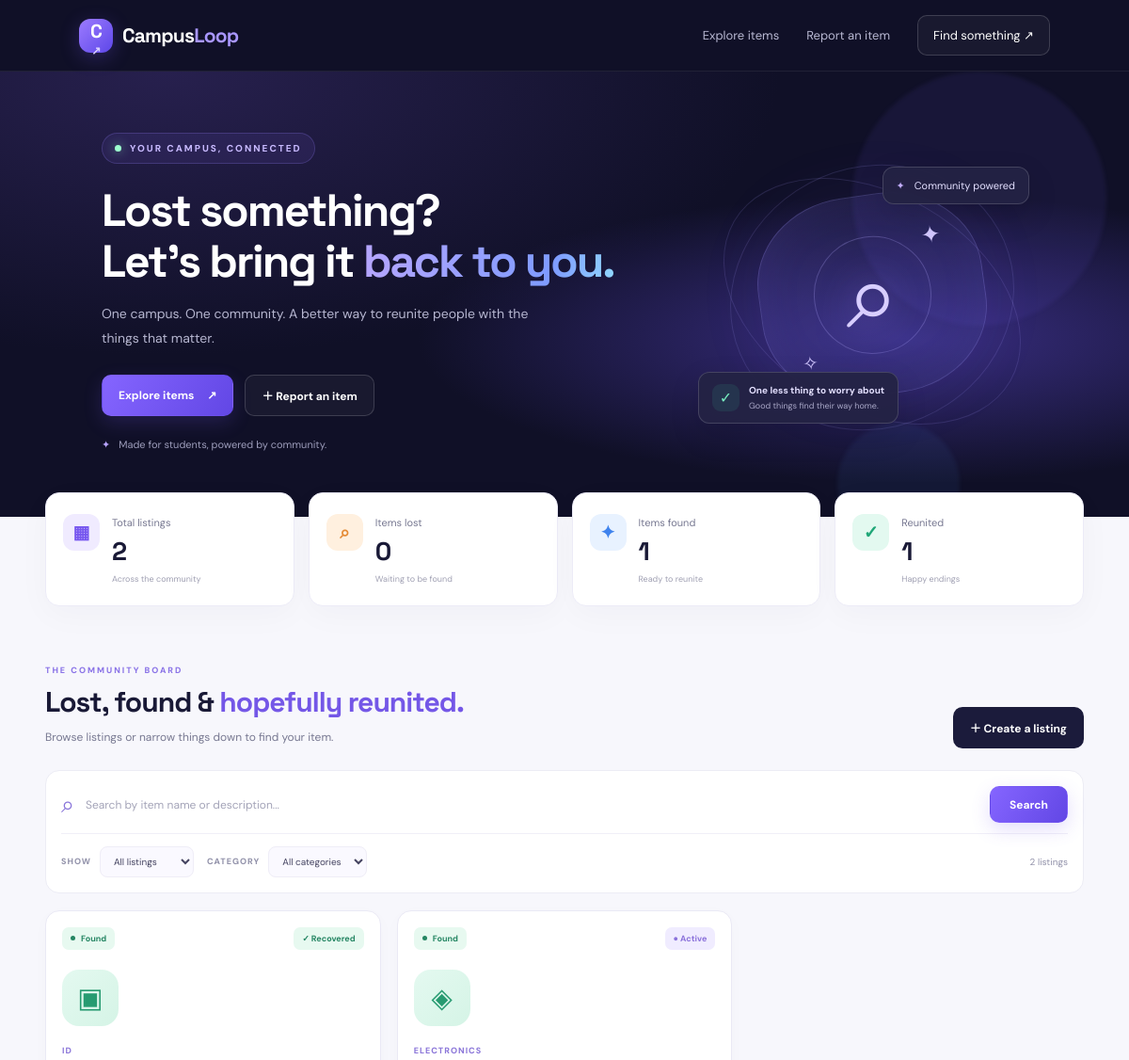
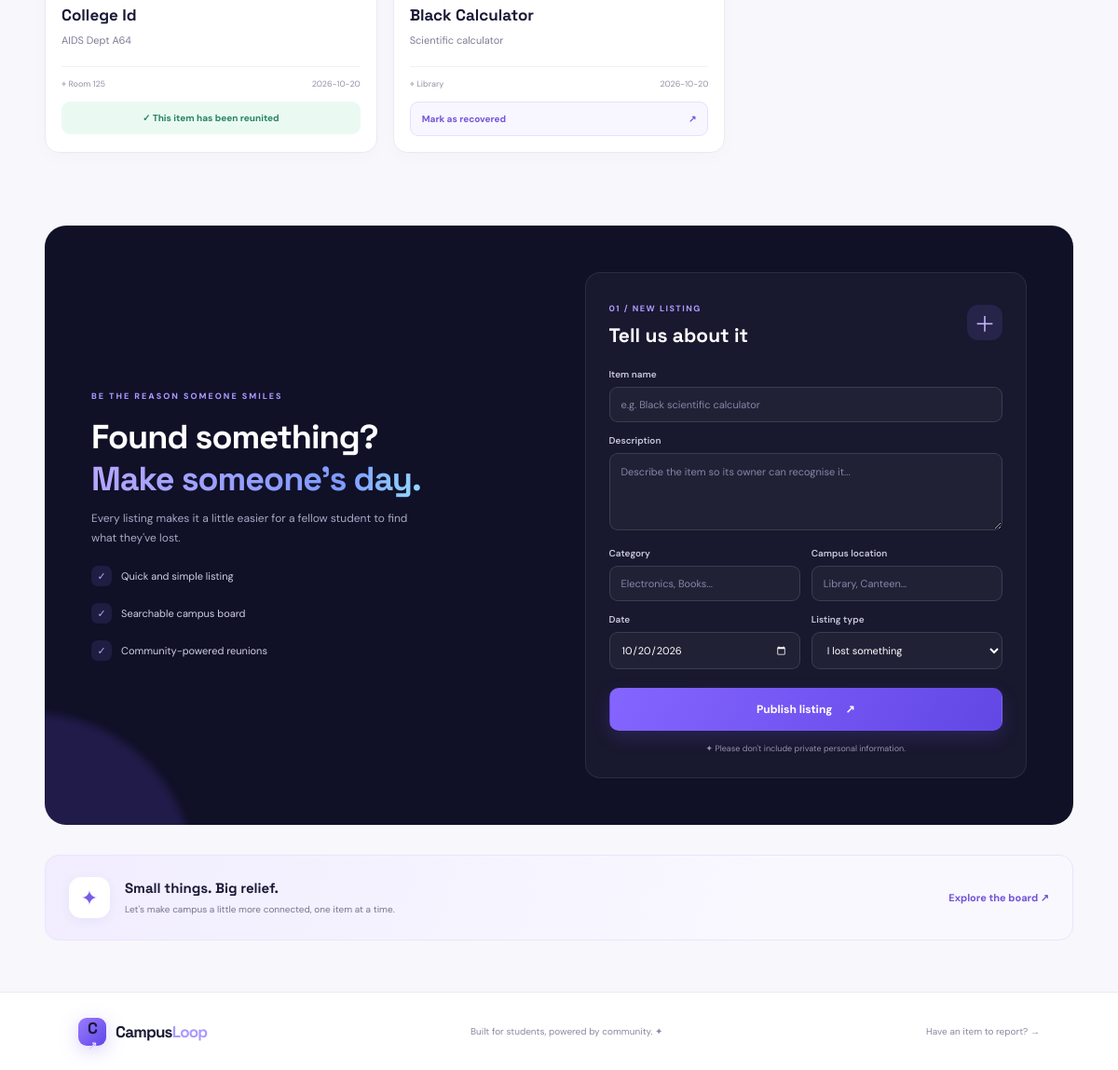
The page / on the database its author committed (2 pictures, top to bottom).
### tables this page shows
CREATE TABLE items (
                id INTEGER PRIMARY KEY AUTOINCREMENT,
                title TEXT NOT NULL,
                description TEXT NOT NULL,
                category TEXT NOT NULL,
                location TEXT NOT NULL,
                date TEXT NOT NULL,
                kind TEXT NOT NULL,
                status TEXT NOT NULL DEFAULT 'Active'
            );

### app.py (the view)
@app.route("/")
def home():
    q = request.args.get("q", "").strip()
    with connect_db() as con:
        items = con.execute("""
            SELECT * FROM items
            WHERE title LIKE ? OR description LIKE ?
            ORDER BY id DESC
        """, (f"%{q}%", f"%{q}%")).fetchall()
        stats = con.execute("""
            SELECT COUNT(*) AS total,
            SUM(CASE WHEN kind='Lost' AND status='Active' THEN 1 ELSE 0 END) AS lost,
            SUM(CASE WHEN kind='Found' AND status='Active' THEN 1 ELSE 0 END) AS found,
            SUM(CASE WHEN status='Recovered' THEN 1 ELSE 0 END) AS recovered
            FROM items
        """).fetchone()
    return render_template("index.html", items=items, stats=stats, q=q)

### app.py (called while the page is built)
def connect_db():
    con = sqlite3.connect(DB)
    con.row_factory = sqlite3.Row
    return con

### templates/index.html (shortened to what this page needs)
<!DOCTYPE html>
<html lang="en">
<head>
    <link rel="stylesheet"
          href="{{ url_for('static', filename='style.css') }}">
</head>
<body>
<nav class="navbar">
    <a href="/" class="brand">
        <span class="brand-icon">C<span>↗</span></span>
        <span>Campus<span class="brand-accent">Loop</span></span>
    </a>
    <div class="nav-links">
        <a href="#items">Explore items</a>
        <a href="#report">Report an item</a>
        <a href="#items" class="nav-cta">Find something <span>↗</span></a>
    </div>
</nav>
<header class="hero">
    <div class="hero-glow glow-two"></div>
    <div class="hero-content">
        <div class="eyebrow"><span class="live-dot"></span> YOUR CAMPUS, CONNECTED</div>
        <h1>Lost something?<br>Let's bring it <span class="gradient-text">back to you.</span></h1>
        <p class="hero-description">
            One campus. One community. A better way to reunite people
            with the things that matter.
        </p>
        <div class="hero-actions">
            <a href="#items" class="button button-primary">Explore items <span>↗</span></a>
            <a href="#report" class="button button-glass">＋ Report an item</a>
        </div>
        <div class="hero-note"><span>✦</span> Made for students, powered by community.</div>
    </div>
    <div class="hero-art" aria-hidden="true">
        <div class="orbit orbit-one"></div>
        <div class="orbit orbit-two"></div>
        <div class="floating-card floating-top"><span>✦</span> Community powered</div>
        <div class="hero-illustration">
            <div class="illustration-ring"></div>
            <div class="illustration-icon">⌕</div>
            <div class="illustration-spark spark-one">✦</div>
            <div class="illustration-spark spark-two">✧</div>
        </div>
        <div class="floating-card floating-bottom">
            <span class="success-icon">✓</span>
            <div><strong>One less thing to worry about</strong><small>Good things find their way home.</small></div>
        </div>
    </div>
</header>
<main class="page-container">
    <section class="stats-grid" aria-label="CampusLoop statistics">
        <article class="stat-card">
            <div class="stat-icon purple">▦</div>
            <div><p>Total listings</p><h2>{{ stats.total or 0 }}</h2><span>Across the community</span></div>
        </article>
        <article class="stat-card">
            <div class="stat-icon orange">⌕</div>
            <div><p>Items lost</p><h2>{{ stats.lost or 0 }}</h2><span>Waiting to be found</span></div>
        </article>
        <article class="stat-card">
            <div class="stat-icon blue">✦</div>
            <div><p>Items found</p><h2>{{ stats.found or 0 }}</h2><span>Ready to reunite</span></div>
        </article>
        <article class="stat-card">
            <div class="stat-icon green">✓</div>
            <div><p>Reunited</p><h2>{{ stats.recovered or 0 }}</h2><span>Happy endings</span></div>
        </article>
    </section>
    <section class="section-heading" id="items">
        <div>
            <div class="section-kicker">THE COMMUNITY BOARD</div>
            <h2>Lost, found & <span class="text-gradient">hopefully reunited.</span></h2>
            <p>Browse listings or narrow things down to find your item.</p>
        </div>
        <a class="button button-dark" href="#report">＋ Create a listing</a>
    </section>
    <section class="filter-panel">
        <form action="/" method="get" id="searchForm" class="search-form">
            <span class="search-icon">⌕</span>
            <input type="search" id="searchInput" name="q" value="{{ q }}"
                   placeholder="Search by item name or description..."
                   aria-label="Search items">
            <button class="button button-primary search-button" type="submit">Search</button>
        </form>
        <div class="filter-row">
            <div class="filter-group">
                <label for="typeFilter">SHOW</label>
                <select id="typeFilter">
                    <option value="all">All listings</option>
                </select>
            </div>
            <div class="filter-group">
                <label for="categoryFilter">CATEGORY</label>
                <select id="categoryFilter">
                    <option value="all">All categories</option>
                </select>
            </div>
            <span class="result-count" id="resultCount">
            </span>
        </div>
    </section>
    <section class="items-grid" id="itemsGrid">
        {% for item in items %}
        <article class="item-card"
                 data-kind="{{ item.kind|lower }}"
                 data-status="{{ item.status|lower }}"
                 data-category="{{ item.category|lower }}"
                 data-title="{{ item.title|lower }}"
                 data-description="{{ item.description|lower }}"
                 data-location="{{ item.location|lower }}">
            <div class="item-card-top">
                <span class="type-badge {{ 'lost-badge' if item.kind == 'Lost' else 'found-badge' }}">
                    <span class="badge-dot"></span>{{ item.kind }}
                </span>
                {% if item.status == 'Recovered' %}
                    <span class="status-badge recovered-badge">✓ Recovered</span>
                {% else %}
                    <span class="status-badge active-badge">● Active</span>
                {% endif %}
            </div>
            <div class="item-symbol {{ 'symbol-lost' if item.kind == 'Lost' else 'symbol-found' }}">
                {% if 'electronic' in item.category|lower or 'calculator' in item.title|lower or 'phone' in item.title|lower %}
                    ◈
                {% elif 'book' in item.category|lower or 'book' in item.title|lower %}
                    ▤
                {% elif 'key' in item.title|lower %}
                    ⚿
                {% elif 'bag' in item.title|lower %}
                    ▱
                {% elif 'card' in item.title|lower or 'id' in item.title|lower %}
                    ▣
                {% else %}
                    ✧
                {% endif %}
            </div>
            <div class="item-card-body">
                <span class="item-category">{{ item.category }}</span>
                <h3>{{ item.title }}</h3>
                <p class="item-description">{{ item.description }}</p>
                <div class="item-meta">
                    <span>⌖ {{ item.location }}</span>
                    <span>{{ item.date }}</span>
                </div>
            </div>
            {% if item.status == 'Active' %}
            <form class="recover-form" action="/recover/{{ item.id }}" method="post">
                <button class="recover-button" type="submit">
                    Mark as recovered <span>↗</span>
                </button>
            </form>
            {% else %}
            <div class="recovered-message">✓ This item has been reunited</div>
            {% endif %}
        </article>
        {% endfor %}
    </section>
    <section class="report-section" id="report">
        <div class="report-copy">
            <div class="section-kicker">BE THE REASON SOMEONE SMILES</div>
            <h2>Found something?<br><span class="gradient-text">Make someone's day.</span></h2>
            <p>Every listing makes it a little easier for a fellow student to find what they've lost.</p>
            <div class="report-perk"><span>✓</span> Quick and simple listing</div>
            <div class="report-perk"><span>✓</span> Searchable campus board</div>
            <div class="report-perk"><span>✓</span> Community-powered reunions</div>
        </div>
        <div class="form-card">
            <div class="form-heading">
                <div><span class="form-step">01 / NEW LISTING</span><h3>Tell us about it</h3></div>
                <div class="form-heading-icon">＋</div>
            </div>
            <form action="/add" method="post" id="addForm">
                <label for="title">Item name</label>
                <input id="title" name="title" maxlength="100" placeholder="e.g. Black scientific calculator" required>
                <label for="description">Description</label>
                <textarea id="description" name="description" maxlength="500" placeholder="Describe the item so its owner can recognise it..." required></textarea>
                <div class="form-two-column">
                    <div><label for="category">Category</label>
                        <input id="category" name="category" maxlength="50" placeholder="Electronics, Books..." required>
                    </div>
                    <div><label for="location">Campus location</label>
                        <input id="location" name="location" maxlength="100" placeholder="Library, Canteen..." required>
                    </div>
                </div>
                <div class="form-two-column">
                    <div><label for="date">Date</label><input id="date" type="date" name="date" required></div>
                    <div><label for="kind">Listing type</label>
                        <select id="kind" name="kind" required>
                            <option value="Lost">I lost something</option>
                        </select>
                    </div>
                </div>
                <button type="submit" class="button button-primary submit-button">
                    Publish listing <span>↗</span>
                </button>
                <p class="privacy-note">✦ Please don't include private personal information.</p>
            </form>
        </div>
    </section>
    <section class="bottom-banner">
        <div class="banner-icon">✦</div>
        <div><h3>Small things. Big relief.</h3><p>Let's make campus a little more connected, one item at a time.</p></div>
        <a href="#items" class="banner-link">Explore the board ↗</a>
    </section>
</main>
<footer class="footer">
    <a href="/" class="brand footer-brand"><span class="brand-icon">C<span>↗</span></span><span>Campus<span class="brand-accent">Loop</span></span></a>
    <p>Built for students, powered by community. ✦</p>
    <a href="#report">Have an item to report? →</a>
</footer>
</body>
</html>

### rows shown on the page
items: kind "Found", status "✓ Recovered", category "ID", title "College Id", description "AIDS Dept A64", location "Room 125", date "2026-10-20"
items: kind "Found", status "● Active", category "ELECTRONICS", title "Black Calculator", description "Scientific calculator", location "Library", date "2026-10-20"

### other values the page prints
{{ stats.total or 0 }} "2"
{{ stats.lost or 0 }} "0"
{{ stats.found or 0 }} "1"
{{ stats.recovered or 0 }} "1"
